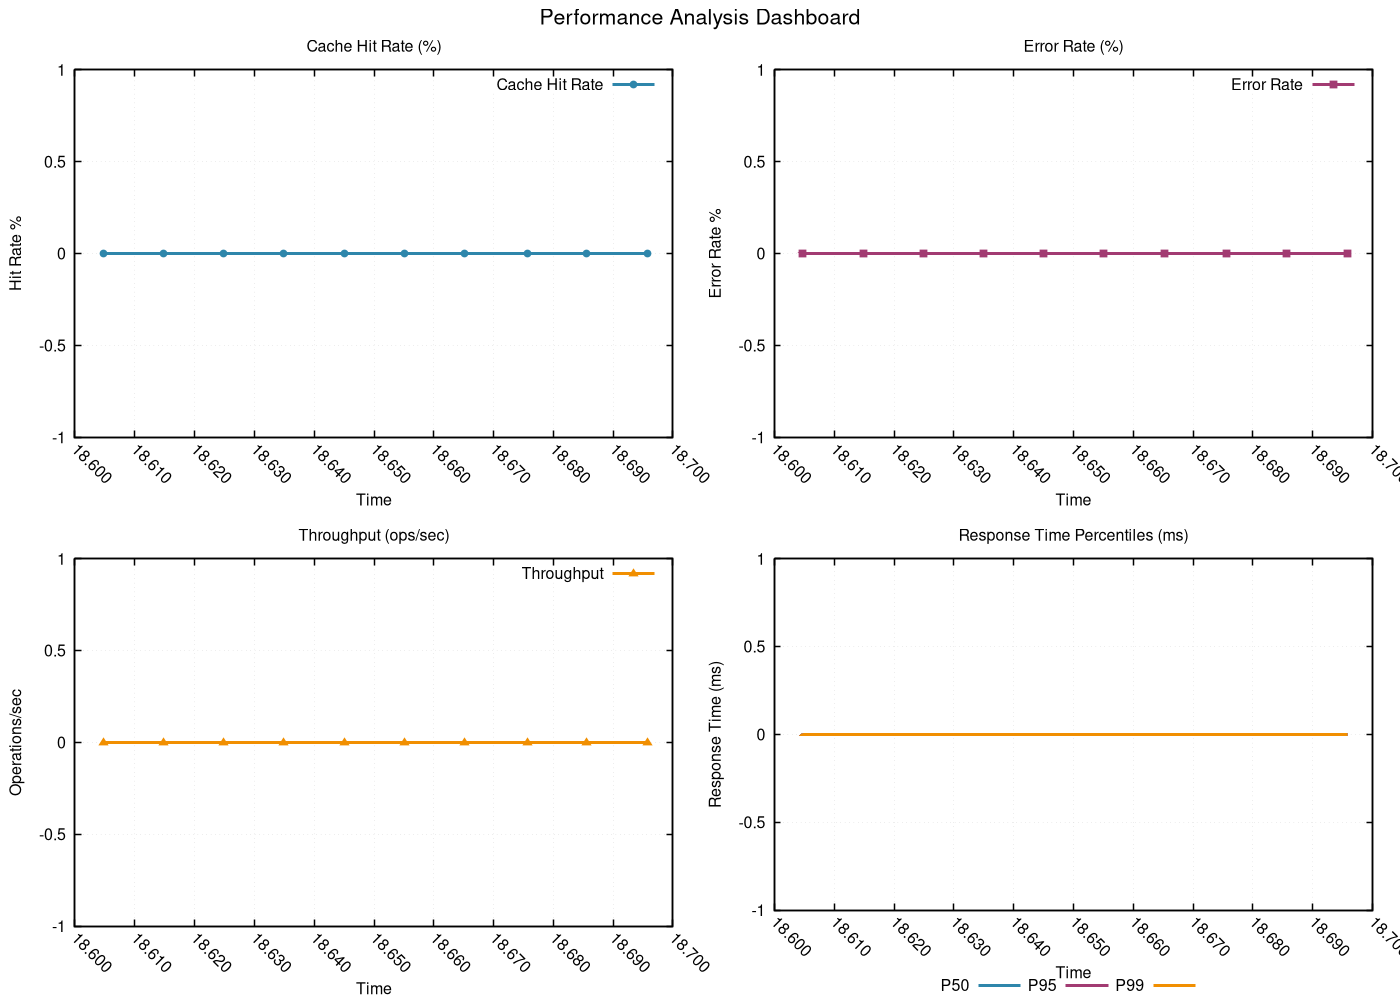

Reproduce this figure in gnuplot.
# GNUplot script for performance metrics
set terminal pngcairo enhanced font 'Helvetica,12' size 1400,1000
set output 'png/fibonacci_iterative_20260131_225833_algorithm.png'

set multiplot layout 2,2 title 'Performance Analysis Dashboard' font 'Helvetica,16'
set style line 1 lc rgb '#2E86AB' lt 1 lw 3 pt 7 ps 0.8
set style line 2 lc rgb '#A23B72' lt 1 lw 3 pt 5 ps 0.8
set style line 3 lc rgb '#F18F01' lt 1 lw 3 pt 9 ps 0.8
set style line 4 lc rgb '#F19C79' lt 1 lw 3 pt 11 ps 0.8
set style line 5 lc rgb '#0ABB9F' lt 1 lw 3 pt 13 ps 0.8

set format x "%.3f"
set xtics rotate by -45
set autoscale x

set title 'Cache Hit Rate (%)'
set xlabel 'Time'
set ylabel 'Hit Rate %'
set grid linestyle 1 lc rgb '#D3D3D3' lt 0 lw 1
set border linewidth 1.5
plot 'png/fibonacci_iterative_20260131_225833_algorithm.dat' using 1:11 with linespoints ls 1 title 'Cache Hit Rate'
set title 'Error Rate (%)'
set xlabel 'Time'
set ylabel 'Error Rate %'
set grid linestyle 1 lc rgb '#D3D3D3' lt 0 lw 1
set border linewidth 1.5
plot 'png/fibonacci_iterative_20260131_225833_algorithm.dat' using 1:12 with linespoints ls 2 title 'Error Rate'
set title 'Throughput (ops/sec)'
set xlabel 'Time'
set ylabel 'Operations/sec'
set grid linestyle 1 lc rgb '#D3D3D3' lt 0 lw 1
set border linewidth 1.5
plot 'png/fibonacci_iterative_20260131_225833_algorithm.dat' using 1:13 with linespoints ls 3 title 'Throughput'
set title 'Response Time Percentiles (ms)'
set xlabel 'Time'
set ylabel 'Response Time (ms)'
set grid linestyle 1 lc rgb '#D3D3D3' lt 0 lw 1
set border linewidth 1.5
set key outside center bottom horizontal
plot 'png/fibonacci_iterative_20260131_225833_algorithm.dat' using 1:14 with lines ls 1 title 'P50', \
     'png/fibonacci_iterative_20260131_225833_algorithm.dat' using 1:15 with lines ls 2 title 'P95', \
     'png/fibonacci_iterative_20260131_225833_algorithm.dat' using 1:16 with lines ls 3 title 'P99'
unset multiplot
